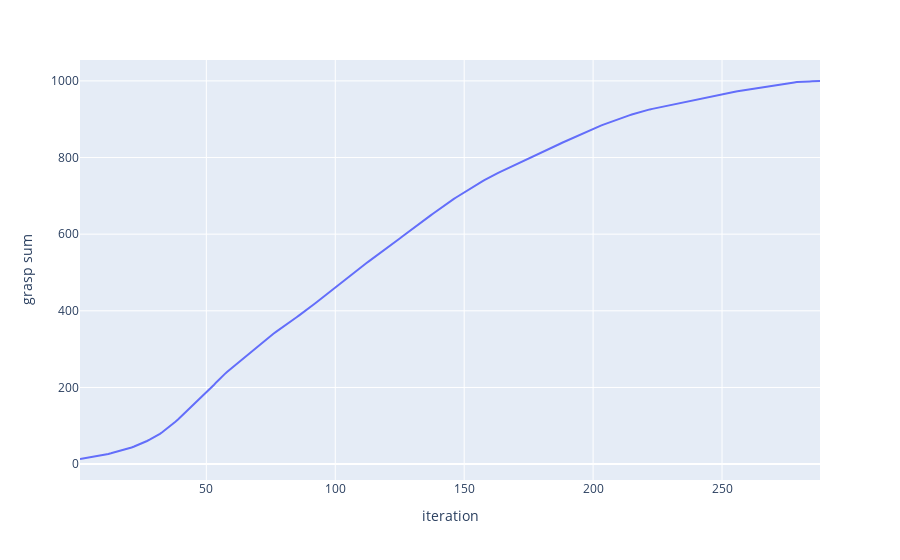
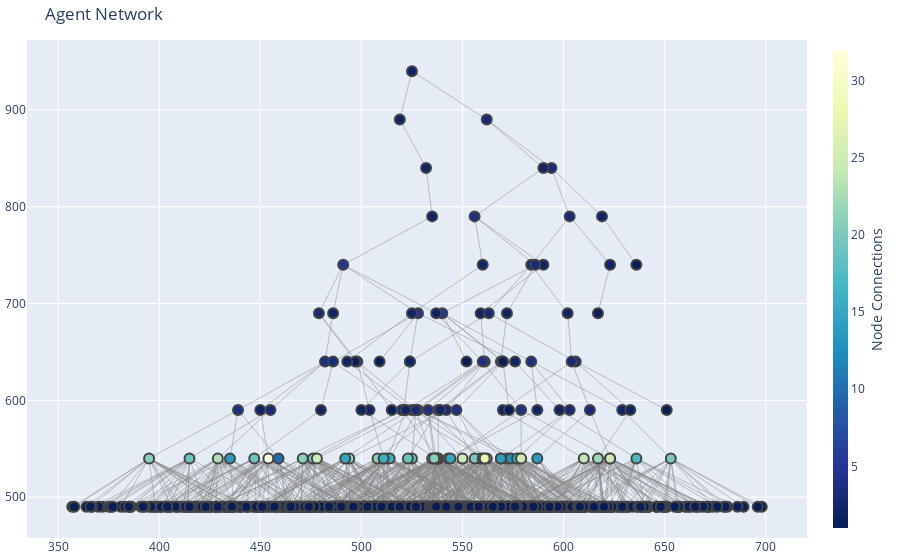

Write notebook code for charts like these, in order.
### Code cell
importlib.reload(mod)


def main():
    v_graph     = mod.AgentGraph(network)
    simulation  = mod.Simulation(network, simulation_config)

    network.reset_agents_experience()

    simulation.set_type(mod.SimulationType.GraspTransfer)
    simulation.run()
    simulation.draw_grasp_plot()

    # v_graph.draw_visjs_graph()
    v_graph.draw_ploty_graph()

    pass

if __name__ == "__main__":
    start_time = time.time()
    main()
    print(f'Execution time: {round((time.time() - start_time), 2)} seconds with {agent_config.random_agent_amount} agents and {agent_config.max_transfer_iterations} max transfer iterations')

### Figure 1 — Plotly figure (JSON) as saved in the notebook; plotly's stock layout.template omitted (floating-point values rounded to 4 significant figures; data arrays with more than 128 entries replaced by an {"elided": "..."} marker saying what was removed)
{"data": [{"hovertemplate": "iteration=%{x}<br>grasp sum=%{y}<extra></extra>", "legendgroup": "", "line": {"color": "#636efa", "dash": "solid"}, "marker": {"symbol": "circle"}, "mode": "lines", "name": "", "orientation": "v", "showlegend": false, "x": {"elided": "288 int values"}, "xaxis": "x", "y": {"elided": "288 float values"}, "yaxis": "y", "type": "scatter"}], "layout": {"xaxis": {"anchor": "y", "domain": [0.0, 1.0], "title": {"text": "iteration"}}, "yaxis": {"anchor": "x", "domain": [0.0, 1.0], "title": {"text": "grasp sum"}}, "legend": {"tracegroupgap": 0}, "margin": {"t": 60}}}

### Figure 2 — Plotly figure (JSON) as saved in the notebook; plotly's stock layout.template omitted (floating-point values rounded to 4 significant figures; data arrays with more than 128 entries replaced by an {"elided": "..."} marker saying what was removed)
{"data": [{"hoverinfo": "none", "line": {"color": "#888", "width": 0.5}, "mode": "lines", "x": {"elided": "2997 int values"}, "y": {"elided": "2997 int values"}, "type": "scatter"}, {"hoverinfo": "text", "marker": {"color": {"elided": "1000 int values"}, "colorbar": {"thickness": 15, "title": {"side": "right", "text": "Node Connections"}, "xanchor": "left"}, "colorscale": [[0.0, "rgb(255,255,217)"], [0.125, "rgb(237,248,177)"], [0.25, "rgb(199,233,180)"], [0.375, "rgb(127,205,187)"], [0.5, "rgb(65,182,196)"], [0.625, "rgb(29,145,192)"], [0.75, "rgb(34,94,168)"], [0.875, "rgb(37,52,148)"], [1.0, "rgb(8,29,88)"]], "line": {"width": 2}, "reversescale": true, "showscale": true, "size": 10}, "mode": "markers", "text": {"elided": "1000 str values"}, "x": {"elided": "1000 int values"}, "y": {"elided": "1000 int values"}, "type": "scatter"}], "layout": {"annotations": [{"showarrow": false, "text": "", "x": 0.005, "xref": "paper", "y": -0.002, "yref": "paper"}], "hovermode": "closest", "margin": {"b": 20, "l": 5, "r": 5, "t": 40}, "showlegend": false, "title": {"text": "Agent Network"}, "xaxis": {"showgrid": true, "showticklabels": true, "zeroline": true}, "yaxis": {"showgrid": true, "showticklabels": true, "zeroline": true}}}
